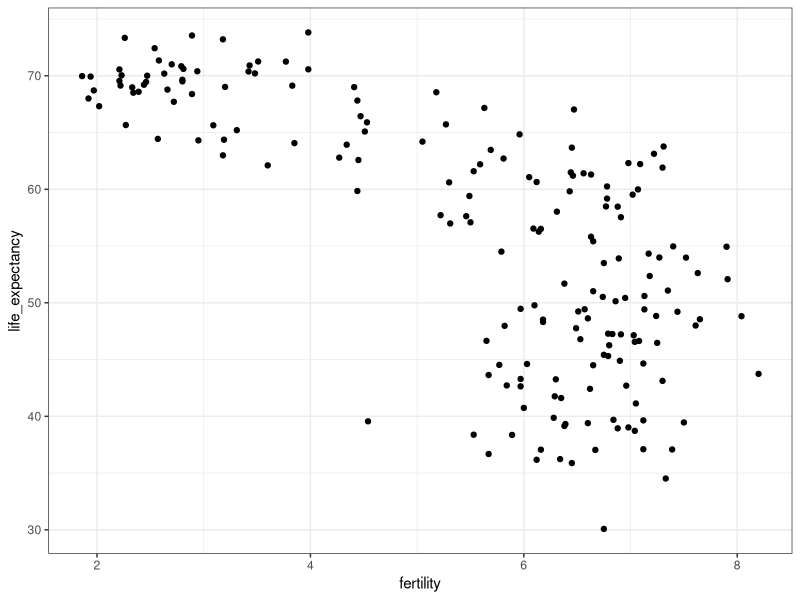
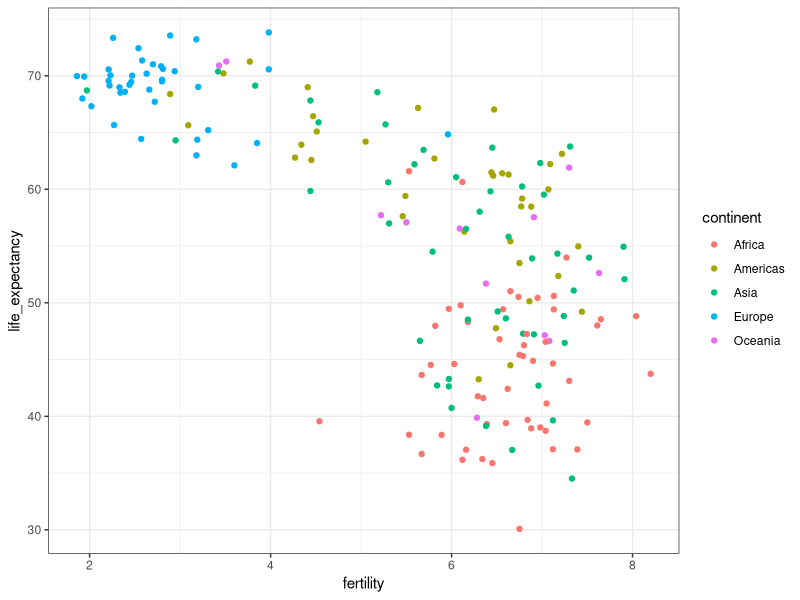
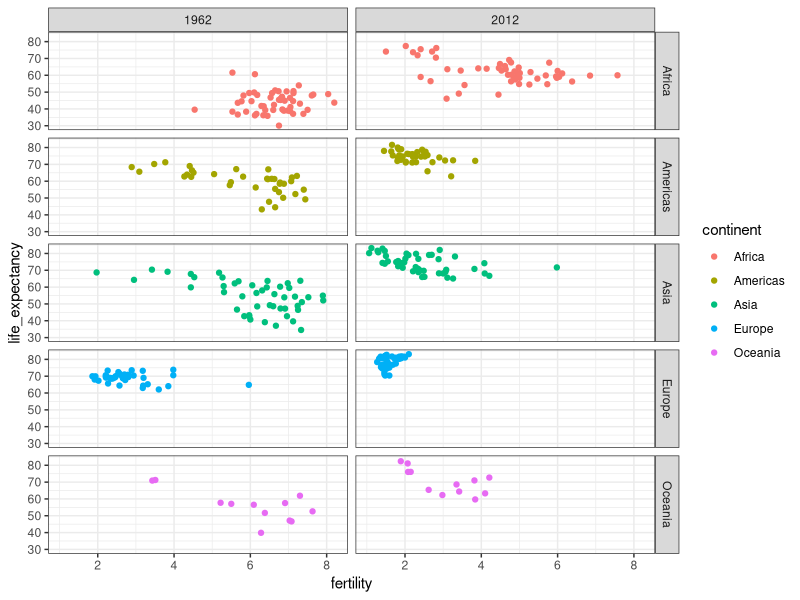
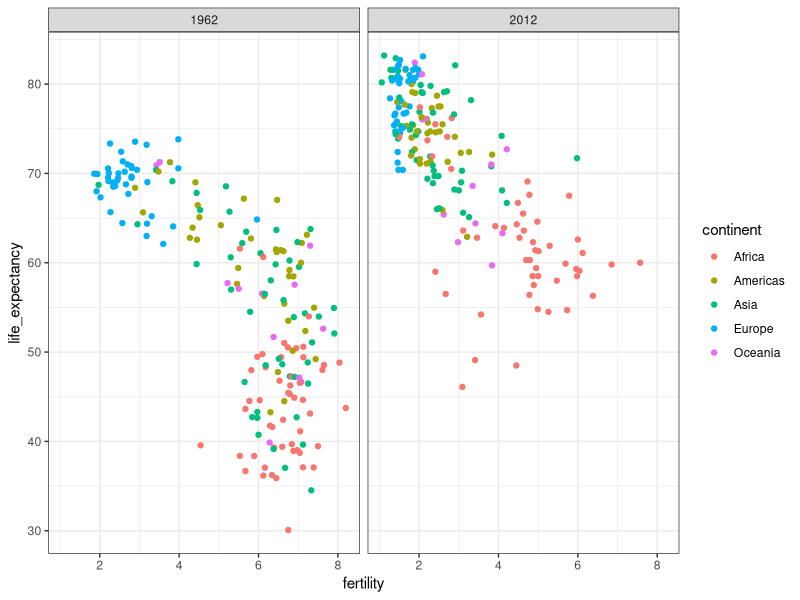
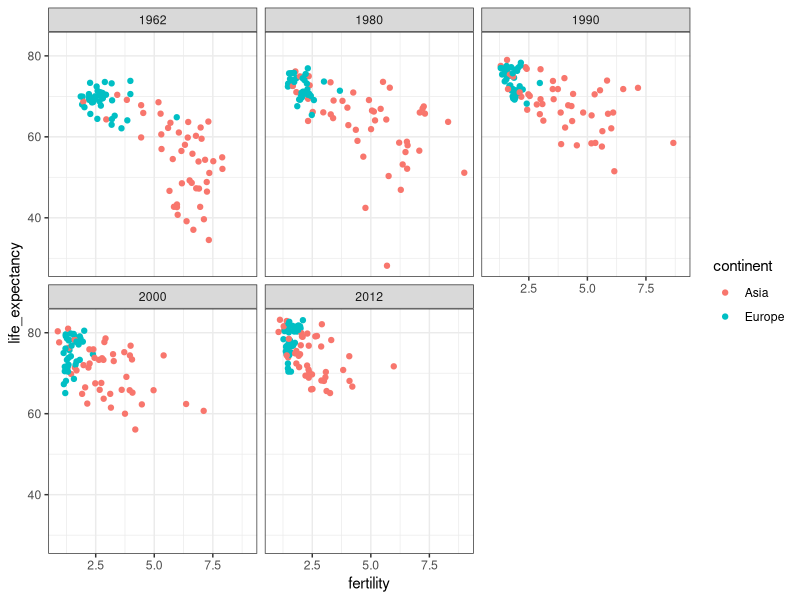
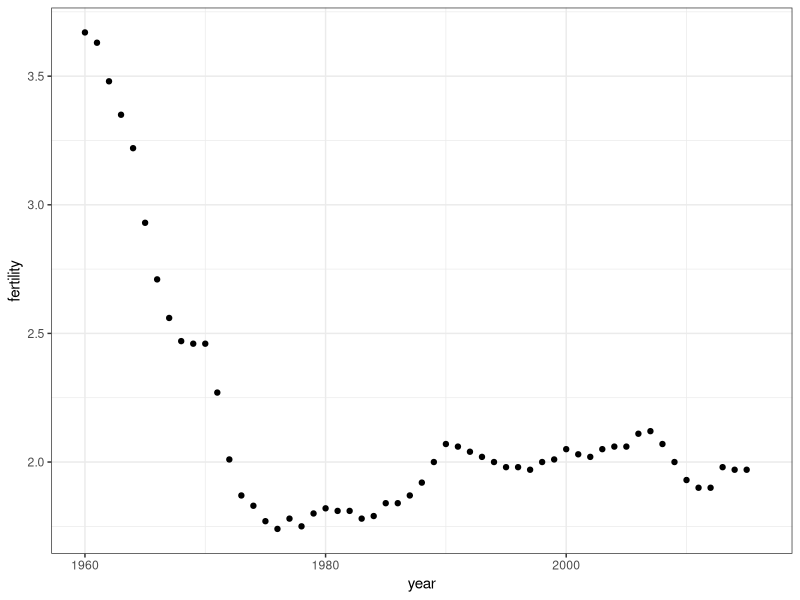
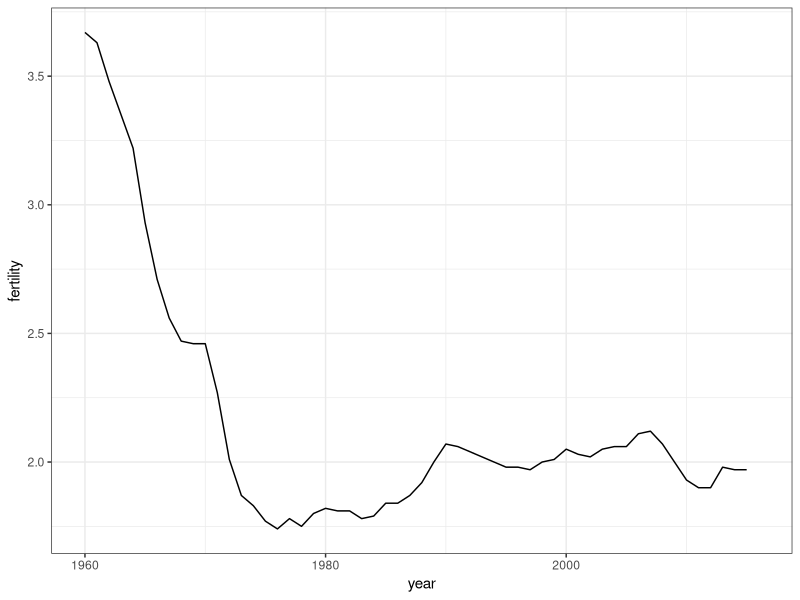

Generate these figures, in order, with R:
library(tidyverse)
library(dslabs)
data(gapminder)

gapminder %>%
  filter(year == 2015 & country %in% c("Sri Lanka","Turkey")) %>%
  select(country, infant_mortality)
ds_theme_set()    # set plot theme
filter(gapminder, year == 1962) %>%
  ggplot(aes(fertility, life_expectancy)) +
  geom_point()

# add color as continent
filter(gapminder, year == 1962) %>%
  ggplot(aes(fertility, life_expectancy, color = continent)) +
  geom_point()
filter(gapminder, year %in% c(1962, 2012)) %>%
  ggplot(aes(fertility, life_expectancy, col = continent)) +
  geom_point() +
  facet_grid(continent ~ year)

# facet by year only
filter(gapminder, year %in% c(1962, 2012)) %>%
  ggplot(aes(fertility, life_expectancy, col = continent)) +
  geom_point() +
  facet_grid(. ~ year)

# facet by year, plots wrapped onto multiple rows
years <- c(1962, 1980, 1990, 2000, 2012)
continents <- c("Europe", "Asia")
gapminder %>%
  filter(year %in% years & continent %in% continents) %>%
  ggplot(aes(fertility, life_expectancy, col = continent)) +
  geom_point() +
  facet_wrap(~year)
# scatterplot of US fertility by year
gapminder %>%
  filter(country == "United States") %>%
  ggplot(aes(year, fertility)) +
  geom_point()

# line plot of US fertility by year
gapminder %>%
  filter(country == "United States") %>%
  ggplot(aes(year, fertility)) +
  geom_line()
